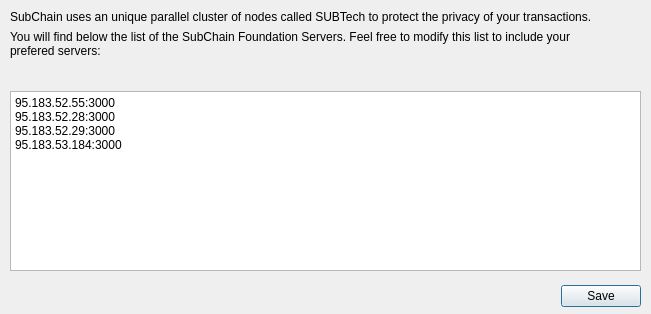
<?xml version="1.0" encoding="UTF-8"?>
<ui version="4.0">
 <class>SUBTechInit</class>
 <widget class="QDialog" name="SUBTechInit">
  <property name="geometry">
   <rect>
    <x>0</x>
    <y>0</y>
    <width>651</width>
    <height>314</height>
   </rect>
  </property>
  <property name="font">
   <font>
    <stylestrategy>PreferAntialias</stylestrategy>
   </font>
  </property>
  <property name="windowTitle">
   <string>SUBTech Setup</string>
  </property>
  <widget class="QWidget" name="verticalLayoutWidget">
   <property name="geometry">
    <rect>
     <x>10</x>
     <y>10</y>
     <width>631</width>
     <height>261</height>
    </rect>
   </property>
   <layout class="QVBoxLayout" name="verticalLayout">
    <item>
     <widget class="QLabel" name="label">
      <property name="maximumSize">
       <size>
        <width>600</width>
        <height>16777215</height>
       </size>
      </property>
      <property name="acceptDrops">
       <bool>false</bool>
      </property>
      <property name="text">
       <string>SubChain uses an unique parallel cluster of nodes called SUBTech to protect the privacy of your transactions.</string>
      </property>
      <property name="wordWrap">
       <bool>true</bool>
      </property>
     </widget>
    </item>
    <item>
     <spacer name="verticalSpacer">
      <property name="orientation">
       <enum>Qt::Vertical</enum>
      </property>
      <property name="sizeHint" stdset="0">
       <size>
        <width>20</width>
        <height>5</height>
       </size>
      </property>
     </spacer>
    </item>
    <item>
     <widget class="QLabel" name="label_2">
      <property name="maximumSize">
       <size>
        <width>600</width>
        <height>16777215</height>
       </size>
      </property>
      <property name="text">
       <string>You will find below the list of the SubChain Foundation Servers. Feel free to modify this list to include your prefered servers:</string>
      </property>
      <property name="wordWrap">
       <bool>true</bool>
      </property>
     </widget>
    </item>
    <item>
     <spacer name="verticalSpacer_3">
      <property name="orientation">
       <enum>Qt::Vertical</enum>
      </property>
      <property name="sizeHint" stdset="0">
       <size>
        <width>20</width>
        <height>40</height>
       </size>
      </property>
     </spacer>
    </item>
    <item>
     <widget class="QPlainTextEdit" name="plainTextEdit">
      <property name="plainText">
       <string>95.183.52.55:3000
95.183.52.28:3000
95.183.52.29:3000
95.183.53.184:3000
</string>
      </property>
     </widget>
    </item>
   </layout>
  </widget>
  <widget class="QWidget" name="horizontalLayoutWidget">
   <property name="geometry">
    <rect>
     <x>10</x>
     <y>280</y>
     <width>631</width>
     <height>32</height>
    </rect>
   </property>
   <layout class="QHBoxLayout" name="horizontalLayout_2">
    <item>
     <widget class="QDialogButtonBox" name="buttonBox_2">
      <property name="sizePolicy">
       <sizepolicy hsizetype="Expanding" vsizetype="Preferred">
        <horstretch>0</horstretch>
        <verstretch>0</verstretch>
       </sizepolicy>
      </property>
      <property name="orientation">
       <enum>Qt::Horizontal</enum>
      </property>
      <property name="standardButtons">
       <set>QDialogButtonBox::Save</set>
      </property>
     </widget>
    </item>
   </layout>
  </widget>
 </widget>
 <resources/>
 <connections>
  <connection>
   <sender>buttonBox_2</sender>
   <signal>accepted()</signal>
   <receiver>SUBTechInit</receiver>
   <slot>accept()</slot>
   <hints>
    <hint type="sourcelabel">
     <x>325</x>
     <y>295</y>
    </hint>
    <hint type="destinationlabel">
     <x>325</x>
     <y>156</y>
    </hint>
   </hints>
  </connection>
 </connections>
</ui>
